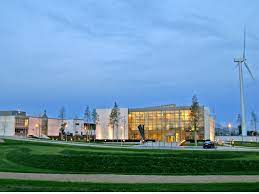
#> input picture dkit.jpg, 259 x 194 px
$ python blur.py
#> lines starting #> are read from the running program, lines starting #| are printed output that depends on the picture
from PIL import Image, ImageFilter

before = Image.open("dkit.jpg")
#> before is the input picture: PIL image 259x194 RGB; mean R, G, B 109.7, 146.4, 169.1
after = before.filter(ImageFilter.BLUR)
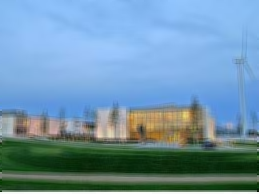
#> after: PIL image 259x194 RGB; mean R, G, B 110.7, 147.2, 170.1
after.save("out.jpg")
